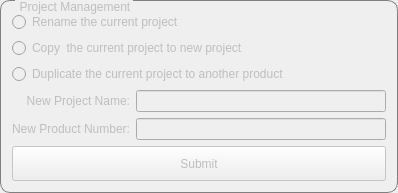
           <widget class="QGroupBox" name="manage_groupBox">
            <property name="enabled">
             <bool>false</bool>
            </property>
            <property name="sizePolicy">
             <sizepolicy hsizetype="Ignored" vsizetype="Preferred">
              <horstretch>0</horstretch>
              <verstretch>0</verstretch>
             </sizepolicy>
            </property>
            <property name="toolTip">
             <string>&lt;html&gt;&lt;head/&gt;&lt;body&gt;&lt;p&gt;This function can manage project names, copy the current projects to the same product or another product.&lt;/p&gt;&lt;p&gt;The copy includes the project system settings, the gold settings, and registration information.&lt;/p&gt;&lt;/body&gt;&lt;/html&gt;</string>
            </property>
            <property name="styleSheet">
             <string notr="true">QGroupBox{
border-width:1px;
border-style:solid;
border-radius: 10px;
border-color:gray;
margin-top:1ex;
}
QGroupBox::title{
subcontrol-origin:margin;
subcontrol-position:top left;
left:15px;
margin-left:2px;
padding:0 1px;
}</string>
            </property>
            <property name="title">
             <string>Project Management</string>
            </property>
            <layout class="QVBoxLayout" name="verticalLayout_14">
             <item>
              <layout class="QVBoxLayout" name="verticalLayout_13">
               <item>
                <widget class="QRadioButton" name="rename_radioButton">
                 <property name="toolTip">
                  <string>&lt;html&gt;&lt;head/&gt;&lt;body&gt;&lt;p&gt;Rename the current project name.&lt;/p&gt;&lt;p&gt;The system settings will be updated synchronously&lt;/p&gt;&lt;/body&gt;&lt;/html&gt;</string>
                 </property>
                 <property name="text">
                  <string>Rename the current project</string>
                 </property>
                </widget>
               </item>
               <item>
                <widget class="QRadioButton" name="copy_radioButton">
                 <property name="toolTip">
                  <string>&lt;html&gt;&lt;head/&gt;&lt;body&gt;&lt;p&gt;Copy the settings to another project.&lt;/p&gt;&lt;p&gt;The new project belongs to the same product as the current project&lt;/p&gt;&lt;/body&gt;&lt;/html&gt;</string>
                 </property>
                 <property name="text">
                  <string>Copy  the current project to new project</string>
                 </property>
                </widget>
               </item>
               <item>
                <widget class="QRadioButton" name="duplicate_radioButton">
                 <property name="toolTip">
                  <string>&lt;html&gt;&lt;head/&gt;&lt;body&gt;&lt;p&gt;Copy the settings to another product number.&lt;/p&gt;&lt;p&gt;If &amp;quot;New Project Name&amp;quot; is empty, the project name will use the current project name.&lt;/p&gt;&lt;/body&gt;&lt;/html&gt;</string>
                 </property>
                 <property name="text">
                  <string>Duplicate the current project to another product</string>
                 </property>
                </widget>
               </item>
              </layout>
             </item>
             <item>
              <layout class="QGridLayout" name="gridLayout_19">
               <item row="0" column="0">
                <widget class="QLabel" name="newProjectName_label">
                 <property name="sizePolicy">
                  <sizepolicy hsizetype="Preferred" vsizetype="Preferred">
                   <horstretch>0</horstretch>
                   <verstretch>0</verstretch>
                  </sizepolicy>
                 </property>
                 <property name="text">
                  <string>New Project Name:</string>
                 </property>
                 <property name="alignment">
                  <set>Qt::AlignRight|Qt::AlignTrailing|Qt::AlignVCenter</set>
                 </property>
                </widget>
               </item>
               <item row="0" column="1">
                <widget class="QLineEdit" name="newProjectName_lineEdit">
                 <property name="enabled">
                  <bool>false</bool>
                 </property>
                 <property name="sizePolicy">
                  <sizepolicy hsizetype="Fixed" vsizetype="Fixed">
                   <horstretch>0</horstretch>
                   <verstretch>0</verstretch>
                  </sizepolicy>
                 </property>
                 <property name="minimumSize">
                  <size>
                   <width>250</width>
                   <height>0</height>
                  </size>
                 </property>
                </widget>
               </item>
               <item row="1" column="0">
                <widget class="QLabel" name="newPN_label">
                 <property name="text">
                  <string>New Product Number:</string>
                 </property>
                 <property name="alignment">
                  <set>Qt::AlignRight|Qt::AlignTrailing|Qt::AlignVCenter</set>
                 </property>
                </widget>
               </item>
               <item row="1" column="1">
                <widget class="QLineEdit" name="newPN_lineEdit">
                 <property name="enabled">
                  <bool>false</bool>
                 </property>
                 <property name="sizePolicy">
                  <sizepolicy hsizetype="Fixed" vsizetype="Fixed">
                   <horstretch>0</horstretch>
                   <verstretch>0</verstretch>
                  </sizepolicy>
                 </property>
                 <property name="minimumSize">
                  <size>
                   <width>250</width>
                   <height>0</height>
                  </size>
                 </property>
                </widget>
               </item>
              </layout>
             </item>
             <item>
              <widget class="QPushButton" name="submit_manage_project_pushButton">
               <property name="enabled">
                <bool>false</bool>
               </property>
               <property name="sizePolicy">
                <sizepolicy hsizetype="Minimum" vsizetype="Fixed">
                 <horstretch>0</horstretch>
                 <verstretch>0</verstretch>
                </sizepolicy>
               </property>
               <property name="minimumSize">
                <size>
                 <width>0</width>
                 <height>35</height>
                </size>
               </property>
               <property name="text">
                <string>Submit</string>
               </property>
              </widget>
             </item>
            </layout>
           </widget>
